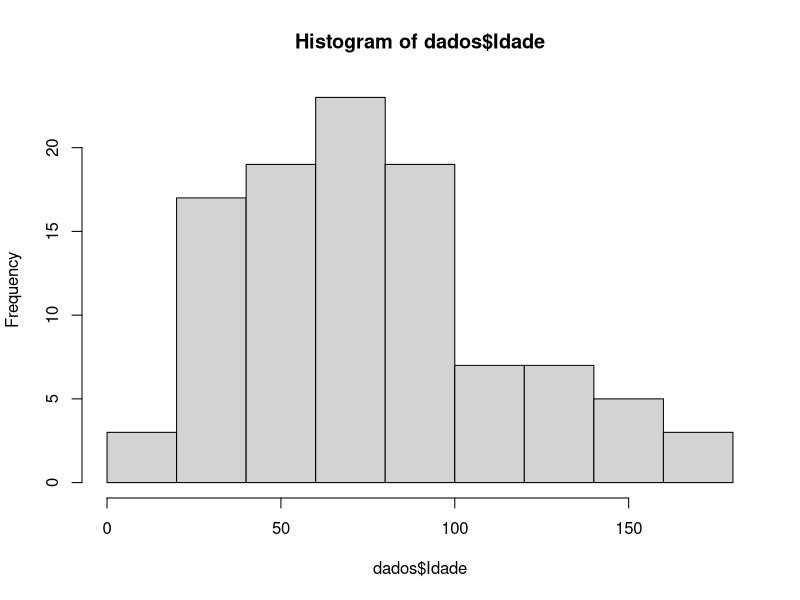
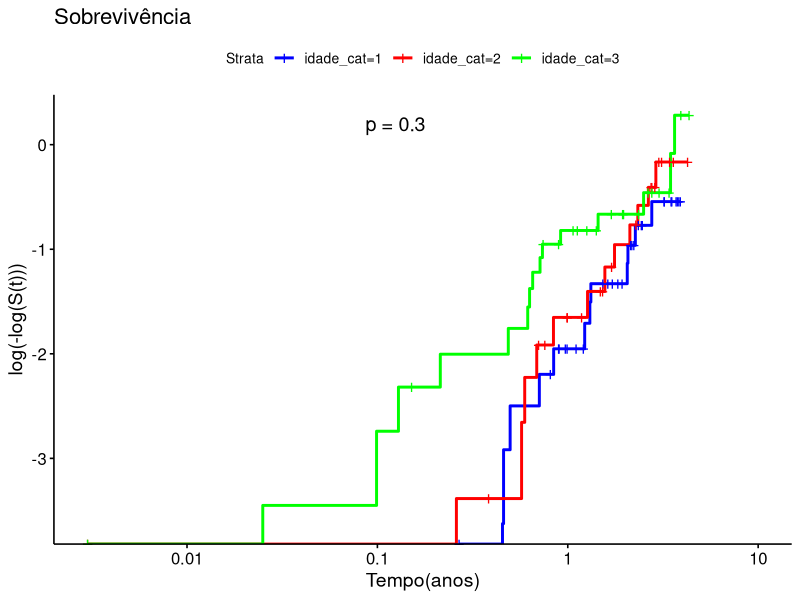

Write the R code that produced these figures, in order.
## ---- chunk 1
# bibliotecas:
library(readr)
library(survival)
library(survminer)
## ---- chunk 2
dados=  read_csv2("Exemplo_Leucemia.csv")
## ---- chunk 3
summary(dados$Idade)
hist(dados$Idade)
## ---- chunk 4
dados$idade_cat = ifelse(dados$Idade < 60, 1,
                         ifelse(dados$Idade < 90, 2, 3)) 

table(dados$idade_cat)
## ---- chunk 5
m1_idd=survfit(Surv(Tempo,Evento) ~ idade_cat, data=dados)
m1_idd
summary(m1_idd,extend=TRUE)
km1_idd=ggsurvplot(m1_idd, data=dados, 
                   xlab="Tempo(anos)",
                   fun = "cloglog",
                   title="Sobrevivência", 
                   conf.int=F, 
                   pval=TRUE,
                   palette=c("blue","red", "green"))
km1_idd
## ---- chunk 6
cox1_idd <- coxph(Surv(Tempo, Evento) ~ idade_cat,
              data=dados, x=T)
summary(cox1_idd)
